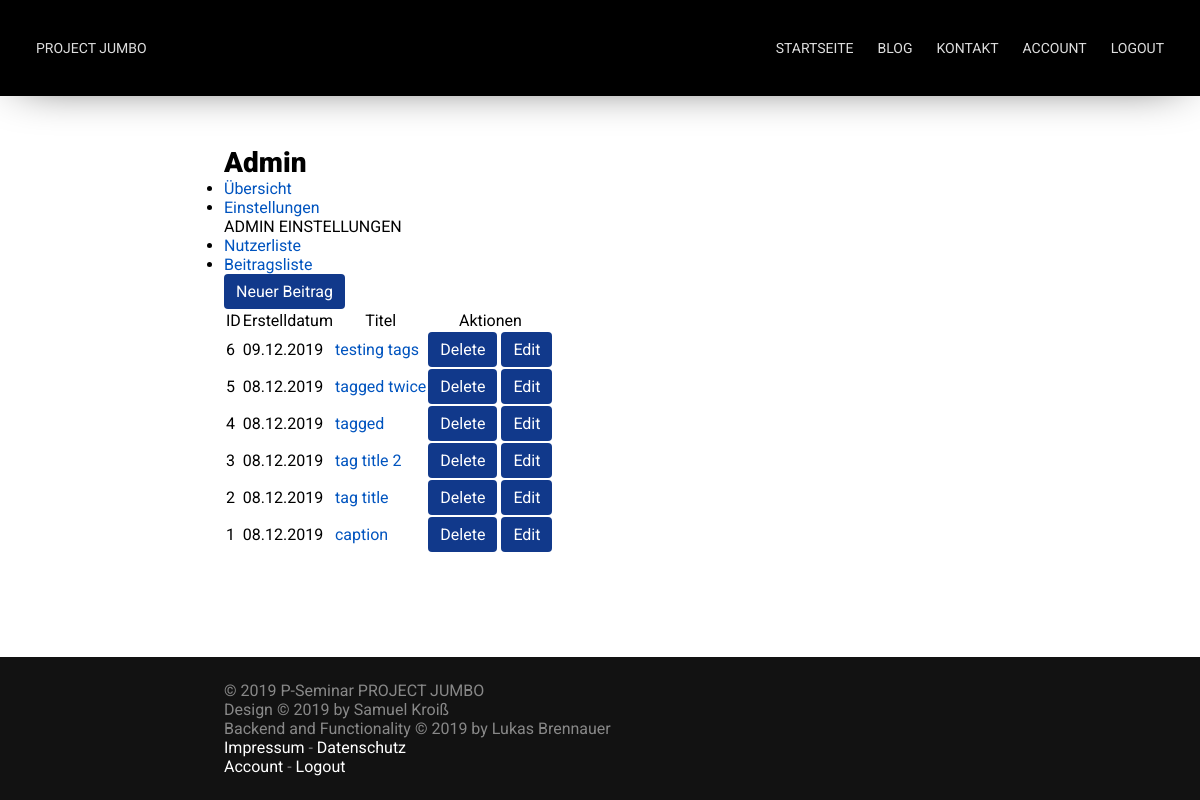
Page /admin/posts (signed in) on the earlier database version.
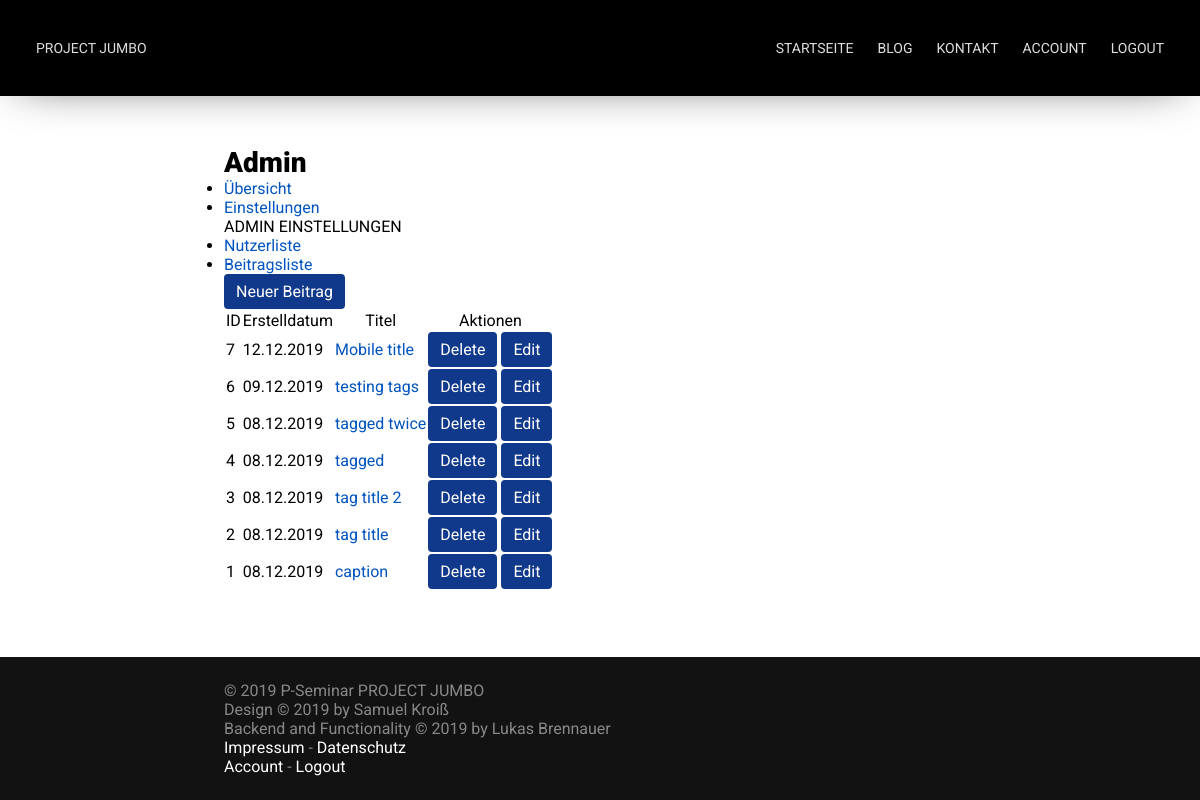
Same page on the later database version.
### app/models.py (models this page shows, shortened)
class Blog_Post(db.Model):
    __tablename__ = 'blog_post'
    id = db.Column(db.Integer, primary_key=True)
    caption = db.Column(db.String, nullable=False)
    posted_by = db.Column(db.Integer, db.ForeignKey("user.id"))
    time_created = db.Column(db.DateTime, default=datetime.now() )
    tags = db.Column(db.String)
    comments = db.relationship('Comment')
    body = db.Column(db.String, nullable=False)
    images = db.Column(db.String)

### app/routes/admin_pages.py (the view)
@app.route('/admin/posts', methods=['GET'])
@login_required
def admin_posts():
    if current_user.admin_acc == True:
        posts = Blog_Post.query.order_by(-Blog_Post.id).all()
        return render_template("admin/posts.html", title="Admin", posts=posts)
    else:
        return render_template("errors/error.html", title="Error", error="You're not allowed to use that page!")

### app/models.py (called while the page is built)
@login.user_loader
def load_user(id):
    return User.query.get(id)

### templates/admin/posts.html
{% extends 'user/main.html' %}
{% block user_content %}
<a href="{{ url_for('admin_create_post') }}" class="button">Neuer Beitrag</a>
{% if posts|length < 1 %}
<p>There are no Blogposts available!</p>
{% else %}
<table>
    <tr>
        <th>ID</th>
        <th>Erstelldatum</th>
        <th>Titel</th>
        <th>Aktionen</th>
    </tr>
    {% for post in posts %}
    <tr>
        <td>{{ post.id }}</td>
        <td>{{ post.time_created.__format__("%d.%m.%Y") }}</tds>
        <td><a href="{{ url_for( 'blog_post', id=post.id ) }}">{{ post.caption }}</a></td>
        <td>
            <a href="{{ url_for( 'delete', id=post.id ) }}" class="button">Delete</a>
            <a href="{{ url_for( 'edit', id=post.id ) }}" class="button">Edit</a>
        </td>
    </tr>
    {% endfor %}
</table>
{% endif %}
{% endblock %}

### templates/user/main.html
{% extends 'base.html' %}
{% block content %}
	<nav>
        <ul>
            <li><a href="{{ url_for('user_page') }}">Übersicht</a></li>
            <li><a href="{{ url_for('user_settings') }}">Einstellungen</a></li>
            {% if current_user.admin_acc == true %}
            <span>ADMIN EINSTELLUNGEN</span>
            <li><a href="{{ url_for('admin_users') }}">Nutzerliste</a></li>
            <li><a href="{{ url_for('admin_posts') }}">Beitragsliste</a></li>
            {% endif %}
        </ul>
    </nav>
    {% block user_content %}  {% endblock %}
{% endblock %}

### templates/base.html (shortened to what this page needs)
<!DOCTYPE html>
<html>
	<head>
		<link href="{{ url_for('static', filename='css/main.css') }}" rel="stylesheet">
		<link href="{{ url_for('static', filename='css/nav.css') }}" rel="stylesheet">
		<link href="{{ url_for('static', filename='css/footer.css') }}" rel="stylesheet">
		<link href="{{ url_for('static', filename='css/drag_and_drop.css') }}" rel="stylesheet">
	</head>
	<body>
		<div id="container">
			<nav id="nav" bg>
				<a href="{{ url_for('index') }}">Project Jumbo</a>
				<ul>
					<li><a href="{{ url_for('index') }}#begin">Startseite</a></li>
					<li><a href="{{ url_for('blog') }}">Blog</a></li>
					<li><a href="{{ url_for('contact') }}">Kontakt</a></li>
					{% if current_user.is_authenticated %}
					<li><a href="{{ url_for('user_page') }}">Account</a></li>
					<li><a href="{{ url_for('logout') }}">Logout</a></li>
					{% else %}
					<li><a href="{{ url_for('login') }}">Login</a></li>
					{% endif %}
				</ul>
			</nav>
			<div class="spacer nav"></div>
			<section id="content">
				<h1>{{ title }}</h1>
				{% block content %}  {% endblock %}
			</section>
			<div class="spacer footer"></div>
			<footer id="footer">
				<p>
					&copy; 2019 P-Seminar PROJECT JUMBO<br />
					Design &copy; 2019 by Samuel Kroiß<br />
					Backend and Functionality &copy; 2019 by Lukas Brennauer<br />
					<a href="#">Impressum</a> - <a href="#">Datenschutz</a><br />
					{% if current_user.is_authenticated %}
					<a href="{{ url_for('user_page') }}">Account</a> - <a href="{{ url_for('logout') }}">Logout</a>
					{% else %}
					<a href="{{ url_for('login') }}">Login</a>
					{% endif %}
				</p>
			</footer>
		</div>
	</body>
</html>

### static/css/main.css (style rules this page uses)
:root { --nav-link-color: #DEDEDE; --nav-link-color-hover: #FFFFFF; --link-color: #0054bf; }
* { margin: 0; padding: 0; font-family: 'Roboto', sans-serif; font-size: 16px; font-weight: 400; text-decoration: none; scroll-behavior: smooth; }
body { width: 100%; height: 100%; overflow-x: hidden; overflow-y: scroll; }
.spacer { width: 100vw; }
.spacer.nav { height: 96px; }
.spacer.footer { height: 124px; }
.button, input[type="submit"] { padding: 8px 12px; border-radius: 4px; display: inline-block; background: #11398B; color: #FFFFFF; transition: background 200ms; cursor: pointer; border: none; }
#container { display: block; width: 100%; min-height: 100vh; position: relative; }
#content { max-width: 800px; margin: 0 auto; padding: 50px 24px; width: 100%; box-sizing: border-box; }
h1, h2, h3 { font-weight: 900; }
h1 { font-size: 28px; }
a { color: var(--link-color); }

### static/css/nav.css (style rules this page uses)
#nav { width: 100%; height: 96px; box-sizing: border-box; position: fixed; z-index: 10; overflow: hidden; transition: background 500ms, box-shadow 500ms, height 300ms; }
#nav[bg] { background: #000000; box-shadow: 0px 0px 50px -20px rgba(0,0,0,1); }
#nav ul { float: right; display: flex; }
#nav ul li { list-style-type: none; }
#nav a { color: var(--nav-link-color); text-transform: uppercase; font-size: 14px; line-height: 48px; float: left; padding: 0 12px; display: block; transition: color 100ms; }
#nav a { font-family: 'Alata', sans-serif; }
#nav ul li a { font-family: 'Roboto', sans-serif; }
@media only screen and (min-width: 900px) { #nav { padding: 24px; } }

### static/css/footer.css (style rules this page uses)
#footer { width: 100%; background: #121212; position: absolute; right: 0; bottom: 0; left: 0; }
#footer p { max-width: 800px; margin: 0 auto; padding: 24px; color: #888888; box-sizing: border-box; }
#footer a { color: #FFFFFF; }

Differences in the rows shown:
added Blog_Post: id "7", time_created.__format__ "12.12.2019", caption "Mobile title"
